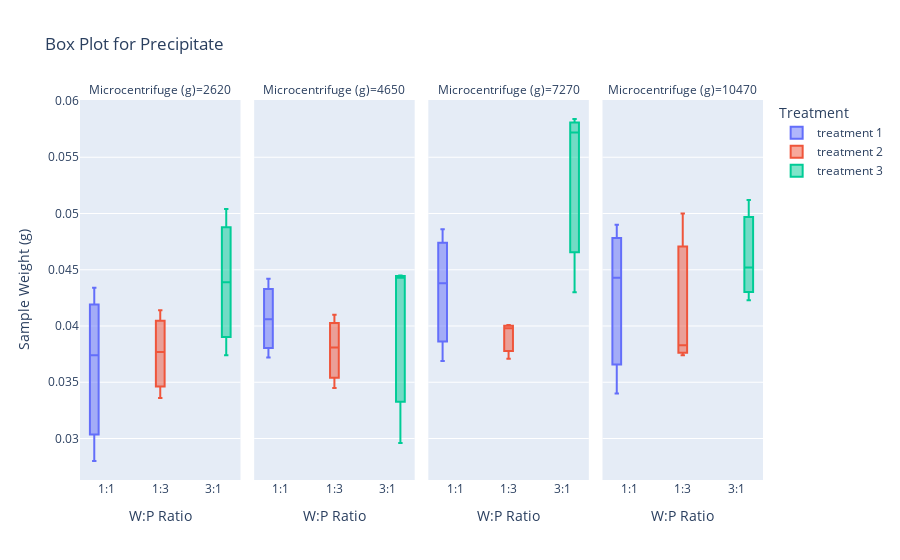

This figure's notebook cell:
### Markdown cell above
# Precipitate

### Code cell
# 创建数据
data = {
    'Treatment': ['treatment 1'] * 12 + ['treatment 2'] * 12 + ['treatment 3'] * 12,
    'W:P': ['1:1'] * 12 + ['1:3'] * 12 + ['3:1'] * 12,
    'Microcentrifuge (g)': [2620, 4650, 7270, 10470] * 9,
    'Sample Weight (g)': [
        0.0374, 0.0406, 0.0486, 0.0490, 0.0434, 0.0442, 0.0438, 0.0443, 0.0280, 0.0372, 0.0369, 0.0340,
        0.0377, 0.0345, 0.0371, 0.0374, 0.0336, 0.0381, 0.0401, 0.0383, 0.0414, 0.0410, 0.0398, 0.0500,
        0.0374, 0.0296, 0.0584, 0.0512, 0.0439, 0.0445, 0.0430, 0.0452, 0.0504, 0.0443, 0.0572, 0.0423
    ]
}

# 转换为 DataFrame
df = pd.DataFrame(data)

# 绘制箱线图
fig = px.box(df, x='W:P', y='Sample Weight (g)', color='Treatment', facet_col='Microcentrifuge (g)',
             title="Box Plot for Precipitate",
             labels={'W:P': 'W:P Ratio', 'Sample Weight (g)': 'Sample Weight (g)'})

# 显示图表
fig.show()

### Figure 1 — Plotly figure (JSON) as saved in the notebook; plotly's stock layout.template omitted (floating-point values rounded to 4 significant figures)
{"data": [{"alignmentgroup": "True", "hovertemplate": "Treatment=treatment 1<br>Microcentrifuge (g)=2620<br>W:P Ratio=%{x}<br>Sample Weight (g)=%{y}<extra></extra>", "legendgroup": "treatment 1", "marker": {"color": "#636efa"}, "name": "treatment 1", "notched": false, "offsetgroup": "treatment 1", "orientation": "v", "showlegend": true, "type": "box", "x": ["1:1", "1:1", "1:1"], "x0": " ", "xaxis": "x", "y": [0.0374, 0.0434, 0.028], "y0": " ", "yaxis": "y"}, {"alignmentgroup": "True", "hovertemplate": "Treatment=treatment 1<br>Microcentrifuge (g)=4650<br>W:P Ratio=%{x}<br>Sample Weight (g)=%{y}<extra></extra>", "legendgroup": "treatment 1", "marker": {"color": "#636efa"}, "name": "treatment 1", "notched": false, "offsetgroup": "treatment 1", "orientation": "v", "showlegend": false, "type": "box", "x": ["1:1", "1:1", "1:1"], "x0": " ", "xaxis": "x2", "y": [0.0406, 0.0442, 0.0372], "y0": " ", "yaxis": "y2"}, {"alignmentgroup": "True", "hovertemplate": "Treatment=treatment 1<br>Microcentrifuge (g)=7270<br>W:P Ratio=%{x}<br>Sample Weight (g)=%{y}<extra></extra>", "legendgroup": "treatment 1", "marker": {"color": "#636efa"}, "name": "treatment 1", "notched": false, "offsetgroup": "treatment 1", "orientation": "v", "showlegend": false, "type": "box", "x": ["1:1", "1:1", "1:1"], "x0": " ", "xaxis": "x3", "y": [0.0486, 0.0438, 0.0369], "y0": " ", "yaxis": "y3"}, {"alignmentgroup": "True", "hovertemplate": "Treatment=treatment 1<br>Microcentrifuge (g)=10470<br>W:P Ratio=%{x}<br>Sample Weight (g)=%{y}<extra></extra>", "legendgroup": "treatment 1", "marker": {"color": "#636efa"}, "name": "treatment 1", "notched": false, "offsetgroup": "treatment 1", "orientation": "v", "showlegend": false, "type": "box", "x": ["1:1", "1:1", "1:1"], "x0": " ", "xaxis": "x4", "y": [0.049, 0.0443, 0.034], "y0": " ", "yaxis": "y4"}, {"alignmentgroup": "True", "hovertemplate": "Treatment=treatment 2<br>Microcentrifuge (g)=2620<br>W:P Ratio=%{x}<br>Sample Weight (g)=%{y}<extra></extra>", "legendgroup": "treatment 2", "marker": {"color": "#EF553B"}, "name": "treatment 2", "notched": false, "offsetgroup": "treatment 2", "orientation": "v", "showlegend": true, "type": "box", "x": ["1:3", "1:3", "1:3"], "x0": " ", "xaxis": "x", "y": [0.0377, 0.0336, 0.0414], "y0": " ", "yaxis": "y"}, {"alignmentgroup": "True", "hovertemplate": "Treatment=treatment 2<br>Microcentrifuge (g)=4650<br>W:P Ratio=%{x}<br>Sample Weight (g)=%{y}<extra></extra>", "legendgroup": "treatment 2", "marker": {"color": "#EF553B"}, "name": "treatment 2", "notched": false, "offsetgroup": "treatment 2", "orientation": "v", "showlegend": false, "type": "box", "x": ["1:3", "1:3", "1:3"], "x0": " ", "xaxis": "x2", "y": [0.0345, 0.0381, 0.041], "y0": " ", "yaxis": "y2"}, {"alignmentgroup": "True", "hovertemplate": "Treatment=treatment 2<br>Microcentrifuge (g)=7270<br>W:P Ratio=%{x}<br>Sample Weight (g)=%{y}<extra></extra>", "legendgroup": "treatment 2", "marker": {"color": "#EF553B"}, "name": "treatment 2", "notched": false, "offsetgroup": "treatment 2", "orientation": "v", "showlegend": false, "type": "box", "x": ["1:3", "1:3", "1:3"], "x0": " ", "xaxis": "x3", "y": [0.0371, 0.0401, 0.0398], "y0": " ", "yaxis": "y3"}, {"alignmentgroup": "True", "hovertemplate": "Treatment=treatment 2<br>Microcentrifuge (g)=10470<br>W:P Ratio=%{x}<br>Sample Weight (g)=%{y}<extra></extra>", "legendgroup": "treatment 2", "marker": {"color": "#EF553B"}, "name": "treatment 2", "notched": false, "offsetgroup": "treatment 2", "orientation": "v", "showlegend": false, "type": "box", "x": ["1:3", "1:3", "1:3"], "x0": " ", "xaxis": "x4", "y": [0.0374, 0.0383, 0.05], "y0": " ", "yaxis": "y4"}, {"alignmentgroup": "True", "hovertemplate": "Treatment=treatment 3<br>Microcentrifuge (g)=2620<br>W:P Ratio=%{x}<br>Sample Weight (g)=%{y}<extra></extra>", "legendgroup": "treatment 3", "marker": {"color": "#00cc96"}, "name": "treatment 3", "notched": false, "offsetgroup": "treatment 3", "orientation": "v", "showlegend": true, "type": "box", "x": ["3:1", "3:1", "3:1"], "x0": " ", "xaxis": "x", "y": [0.0374, 0.0439, 0.0504], "y0": " ", "yaxis": "y"}, {"alignmentgroup": "True", "hovertemplate": "Treatment=treatment 3<br>Microcentrifuge (g)=4650<br>W:P Ratio=%{x}<br>Sample Weight (g)=%{y}<extra></extra>", "legendgroup": "treatment 3", "marker": {"color": "#00cc96"}, "name": "treatment 3", "notched": false, "offsetgroup": "treatment 3", "orientation": "v", "showlegend": false, "type": "box", "x": ["3:1", "3:1", "3:1"], "x0": " ", "xaxis": "x2", "y": [0.0296, 0.0445, 0.0443], "y0": " ", "yaxis": "y2"}, {"alignmentgroup": "True", "hovertemplate": "Treatment=treatment 3<br>Microcentrifuge (g)=7270<br>W:P Ratio=%{x}<br>Sample Weight (g)=%{y}<extra></extra>", "legendgroup": "treatment 3", "marker": {"color": "#00cc96"}, "name": "treatment 3", "notched": false, "offsetgroup": "treatment 3", "orientation": "v", "showlegend": false, "type": "box", "x": ["3:1", "3:1", "3:1"], "x0": " ", "xaxis": "x3", "y": [0.0584, 0.043, 0.0572], "y0": " ", "yaxis": "y3"}, {"alignmentgroup": "True", "hovertemplate": "Treatment=treatment 3<br>Microcentrifuge (g)=10470<br>W:P Ratio=%{x}<br>Sample Weight (g)=%{y}<extra></extra>", "legendgroup": "treatment 3", "marker": {"color": "#00cc96"}, "name": "treatment 3", "notched": false, "offsetgroup": "treatment 3", "orientation": "v", "showlegend": false, "type": "box", "x": ["3:1", "3:1", "3:1"], "x0": " ", "xaxis": "x4", "y": [0.0512, 0.0452, 0.0423], "y0": " ", "yaxis": "y4"}], "layout": {"annotations": [{"font": {}, "showarrow": false, "text": "Microcentrifuge (g)=2620", "x": 0.1175, "xanchor": "center", "xref": "paper", "y": 1, "yanchor": "bottom", "yref": "paper"}, {"font": {}, "showarrow": false, "text": "Microcentrifuge (g)=4650", "x": 0.3725, "xanchor": "center", "xref": "paper", "y": 1, "yanchor": "bottom", "yref": "paper"}, {"font": {}, "showarrow": false, "text": "Microcentrifuge (g)=7270", "x": 0.6275, "xanchor": "center", "xref": "paper", "y": 1, "yanchor": "bottom", "yref": "paper"}, {"font": {}, "showarrow": false, "text": "Microcentrifuge (g)=10470", "x": 0.8825, "xanchor": "center", "xref": "paper", "y": 1, "yanchor": "bottom", "yref": "paper"}], "boxmode": "group", "legend": {"title": {"text": "Treatment"}, "tracegroupgap": 0}, "title": {"text": "Box Plot for Precipitate"}, "xaxis": {"anchor": "y", "domain": [0, 0.235], "title": {"text": "W:P Ratio"}}, "xaxis2": {"anchor": "y2", "domain": [0.255, 0.49], "matches": "x", "title": {"text": "W:P Ratio"}}, "xaxis3": {"anchor": "y3", "domain": [0.51, 0.745], "matches": "x", "title": {"text": "W:P Ratio"}}, "xaxis4": {"anchor": "y4", "domain": [0.765, 1.0], "matches": "x", "title": {"text": "W:P Ratio"}}, "yaxis": {"anchor": "x", "domain": [0, 1], "title": {"text": "Sample Weight (g)"}}, "yaxis2": {"anchor": "x2", "domain": [0, 1], "matches": "y", "showticklabels": false}, "yaxis3": {"anchor": "x3", "domain": [0, 1], "matches": "y", "showticklabels": false}, "yaxis4": {"anchor": "x4", "domain": [0, 1], "matches": "y", "showticklabels": false}}}
